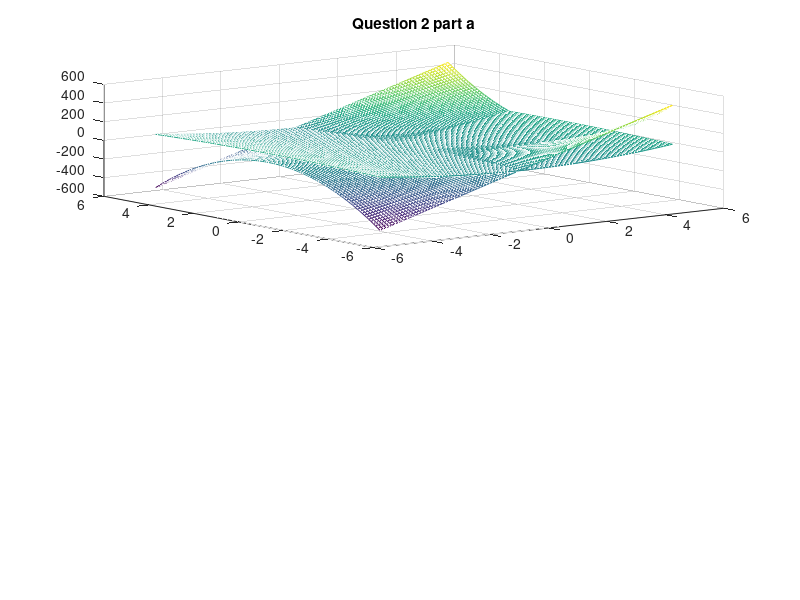
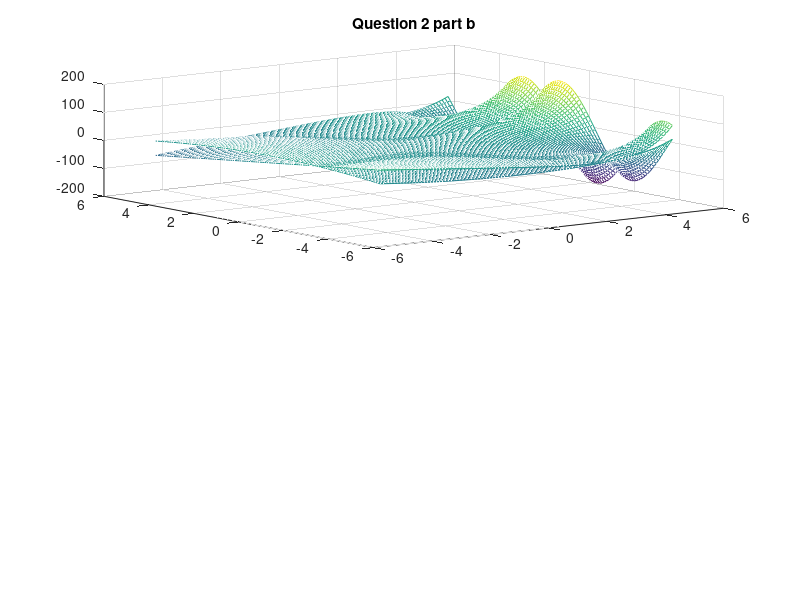

MATLAB code for these plots, in order:
function plotting_3d_graphs_Q2()
    [X,Y] = meshgrid(linspace(-5,5,100), linspace(-5,5,100));

    figure;
    subplot(2, 1, 1);
    F_1 = 4*(X).^2 - (Y).^2;
    F_2 = 4*X.*(Y).^2 - X -1;
    mesh(X,Y,F_1)
    hold on
    mesh(X,Y,F_2)
    title('Question 2 part a');
    hold off

    figure;
    subplot(2, 1, 1);
    F_3 = 1 + (X).^2 - (Y).^2 + exp(X).*cos(Y);
    F_4 = 2*X.*Y + exp(X).*sin(Y);
    mesh(X,Y,F_3)
    hold on
    mesh(X,Y,F_4)
    title('Question 2 part b');
    hold off
end